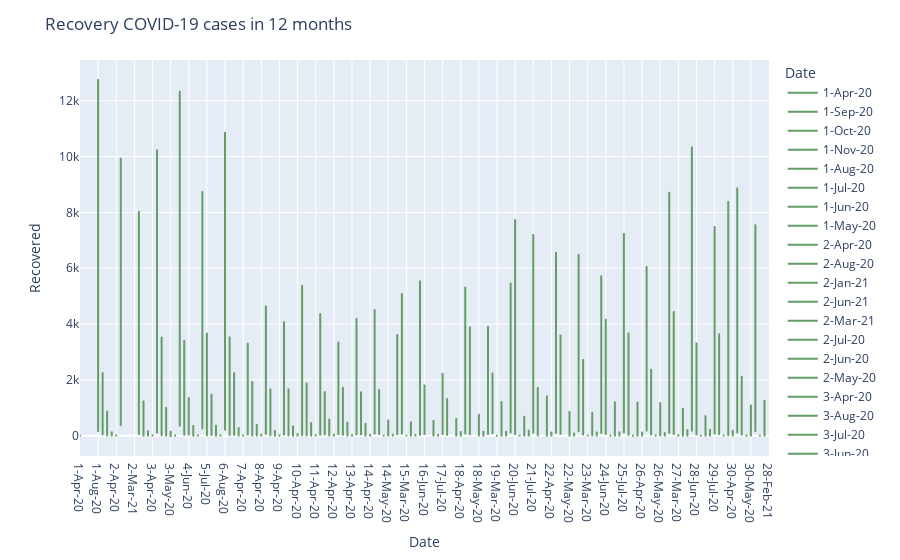

Write notebook code for a chart like this one.
### Markdown cell above
##### 5. Plot a Line Chat with India's active covid-19 case recovery (maximum 12 Months)

### Code cell
fig = px.line(covid_df1, x='Date', y='Recovered', 
             color="Date", color_discrete_sequence=['#649d66'])
fig.update_layout(title_text='Recovery COVID-19 cases in 12 months')
fig.show()
